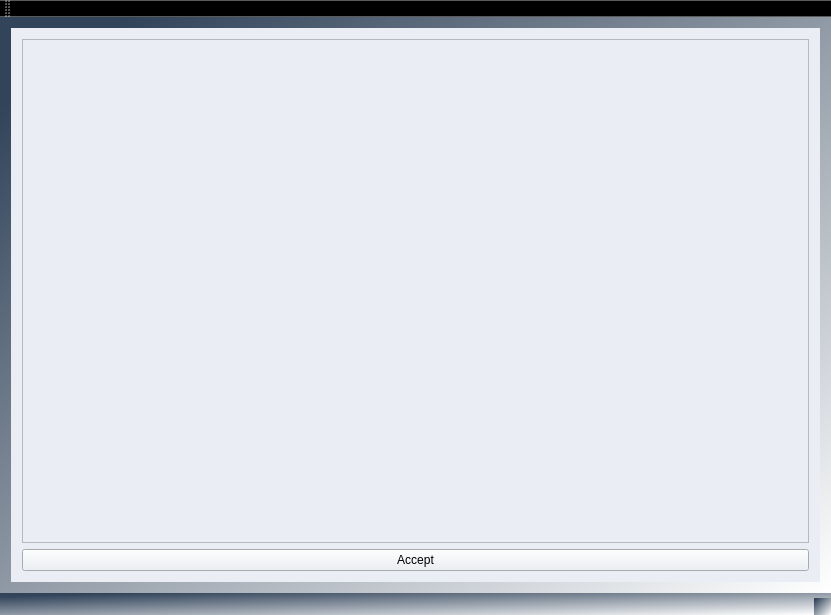
<?xml version="1.0" encoding="UTF-8"?>
<ui version="4.0">
 <class>MainWindowClass</class>
 <widget class="QMainWindow" name="MainWindowClass">
  <property name="geometry">
   <rect>
    <x>0</x>
    <y>0</y>
    <width>831</width>
    <height>615</height>
   </rect>
  </property>
  <property name="windowTitle">
   <string>Cinema Ticket Management System</string>
  </property>
  <property name="styleSheet">
   <string notr="true">background-color: qlineargradient(spread:pad, x1:0.078, y1:0.08, x2:1, y2:1, stop:0 rgba(50, 68, 90, 255), stop:1 rgba(255, 255, 255, 255));</string>
  </property>
  <widget class="QWidget" name="centralWidget">
   <layout class="QHBoxLayout" name="horizontalLayout">
    <item>
     <widget class="QStackedWidget" name="stackedWidget">
      <property name="styleSheet">
       <string notr="true">background-color: rgb(234, 238, 244);</string>
      </property>
      <property name="lineWidth">
       <number>0</number>
      </property>
      <property name="currentIndex">
       <number>3</number>
      </property>
      <widget class="QWidget" name="mainWindow">
       <layout class="QVBoxLayout" name="verticalLayout_5">
        <item>
         <widget class="QFrame" name="Header">
          <property name="minimumSize">
           <size>
            <width>0</width>
            <height>60</height>
           </size>
          </property>
          <property name="maximumSize">
           <size>
            <width>16777215</width>
            <height>50</height>
           </size>
          </property>
          <property name="styleSheet">
           <string notr="true">background-color: rgb(36, 46, 61);</string>
          </property>
          <property name="frameShape">
           <enum>QFrame::Shape::StyledPanel</enum>
          </property>
          <property name="frameShadow">
           <enum>QFrame::Shadow::Raised</enum>
          </property>
          <layout class="QHBoxLayout" name="horizontalLayout_8">
           <item>
            <widget class="QFrame" name="titleLabelFrame">
             <property name="frameShape">
              <enum>QFrame::Shape::StyledPanel</enum>
             </property>
             <property name="frameShadow">
              <enum>QFrame::Shadow::Raised</enum>
             </property>
             <layout class="QVBoxLayout" name="verticalLayout_9">
              <property name="spacing">
               <number>0</number>
              </property>
              <property name="leftMargin">
               <number>0</number>
              </property>
              <property name="topMargin">
               <number>0</number>
              </property>
              <property name="rightMargin">
               <number>0</number>
              </property>
              <property name="bottomMargin">
               <number>0</number>
              </property>
              <item>
               <widget class="QLabel" name="titleLabel">
                <property name="font">
                 <font>
                  <family>Source Sans Pro Black</family>
                  <pointsize>20</pointsize>
                  <italic>false</italic>
                  <fontweight>Black</fontweight>
                 </font>
                </property>
                <property name="styleSheet">
                 <string notr="true">font: 900 20pt &quot;Source Sans Pro Black&quot;;
color: rgb(243, 250, 250);</string>
                </property>
                <property name="text">
                 <string>CINEMA MANAGER</string>
                </property>
                <property name="scaledContents">
                 <bool>false</bool>
                </property>
                <property name="alignment">
                 <set>Qt::AlignmentFlag::AlignCenter</set>
                </property>
               </widget>
              </item>
             </layout>
            </widget>
           </item>
          </layout>
         </widget>
        </item>
        <item>
         <widget class="QFrame" name="baseFrame">
          <property name="styleSheet">
           <string notr="true">background-color: rgb(36, 46, 61);</string>
          </property>
          <property name="frameShape">
           <enum>QFrame::Shape::StyledPanel</enum>
          </property>
          <property name="frameShadow">
           <enum>QFrame::Shadow::Raised</enum>
          </property>
          <property name="lineWidth">
           <number>0</number>
          </property>
          <layout class="QHBoxLayout" name="horizontalLayout_2">
           <property name="spacing">
            <number>0</number>
           </property>
           <property name="leftMargin">
            <number>0</number>
           </property>
           <property name="topMargin">
            <number>0</number>
           </property>
           <property name="rightMargin">
            <number>0</number>
           </property>
           <property name="bottomMargin">
            <number>0</number>
           </property>
           <item>
            <widget class="QWidget" name="slideMenu" native="true">
             <property name="styleSheet">
              <string notr="true">background-color: rgb(36, 46, 61);</string>
             </property>
             <layout class="QVBoxLayout" name="verticalLayout_6">
              <item>
               <widget class="QFrame" name="slideMenuFrame">
                <property name="frameShape">
                 <enum>QFrame::Shape::StyledPanel</enum>
                </property>
                <property name="frameShadow">
                 <enum>QFrame::Shadow::Raised</enum>
                </property>
                <property name="lineWidth">
                 <number>2</number>
                </property>
                <layout class="QVBoxLayout" name="verticalLayout_8" stretch="0,0,0,0,0">
                 <property name="spacing">
                  <number>3</number>
                 </property>
                 <property name="leftMargin">
                  <number>0</number>
                 </property>
                 <property name="topMargin">
                  <number>0</number>
                 </property>
                 <property name="rightMargin">
                  <number>0</number>
                 </property>
                 <property name="bottomMargin">
                  <number>0</number>
                 </property>
                 <item>
                  <widget class="QPushButton" name="manageMovieButton">
                   <property name="minimumSize">
                    <size>
                     <width>150</width>
                     <height>50</height>
                    </size>
                   </property>
                   <property name="styleSheet">
                    <string notr="true">color: rgb(243, 250, 250);
font: 10pt &quot;Franklin Gothic Demi&quot;;
border-radius: 1px;
background-color: rgb(57, 79, 107);</string>
                   </property>
                   <property name="text">
                    <string>MANAGE MOVIE</string>
                   </property>
                  </widget>
                 </item>
                 <item>
                  <widget class="QPushButton" name="manageRoomButton">
                   <property name="minimumSize">
                    <size>
                     <width>150</width>
                     <height>50</height>
                    </size>
                   </property>
                   <property name="styleSheet">
                    <string notr="true">color: rgb(243, 250, 250);
font: 10pt &quot;Franklin Gothic Demi&quot;;
background-color: rgb(57, 79, 107);
border-radius: 1px;</string>
                   </property>
                   <property name="text">
                    <string>MANAGE ROOM</string>
                   </property>
                  </widget>
                 </item>
                 <item>
                  <widget class="QPushButton" name="bookTicketButton">
                   <property name="minimumSize">
                    <size>
                     <width>150</width>
                     <height>50</height>
                    </size>
                   </property>
                   <property name="styleSheet">
                    <string notr="true">color: rgb(243, 250, 250);
font: 10pt &quot;Franklin Gothic Demi&quot;;
background-color: rgb(57, 79, 107);
border-radius: 1px;</string>
                   </property>
                   <property name="text">
                    <string>BOOK TICKETS</string>
                   </property>
                  </widget>
                 </item>
                 <item>
                  <widget class="QPushButton" name="manageBookingsButton">
                   <property name="minimumSize">
                    <size>
                     <width>150</width>
                     <height>50</height>
                    </size>
                   </property>
                   <property name="styleSheet">
                    <string notr="true">color: rgb(243, 250, 250);
font: 10pt &quot;Franklin Gothic Demi&quot;;
background-color: rgb(57, 79, 107);
border-radius: 1px;</string>
                   </property>
                   <property name="text">
                    <string>VIEW BOOKINGS</string>
                   </property>
                  </widget>
                 </item>
                 <item>
                  <widget class="QPushButton" name="movieListButton">
                   <property name="minimumSize">
                    <size>
                     <width>150</width>
                     <height>50</height>
                    </size>
                   </property>
                   <property name="styleSheet">
                    <string notr="true">color: rgb(243, 250, 250);
font: 10pt &quot;Franklin Gothic Demi&quot;;
background-color: rgb(57, 79, 107);
border-radius: 1px;</string>
                   </property>
                   <property name="text">
                    <string>SHOW MOVIE LIST</string>
                   </property>
                  </widget>
                 </item>
                </layout>
               </widget>
              </item>
             </layout>
            </widget>
           </item>
           <item>
            <widget class="QFrame" name="mainBody">
             <property name="sizePolicy">
              <sizepolicy hsizetype="Expanding" vsizetype="Preferred">
               <horstretch>0</horstretch>
               <verstretch>0</verstretch>
              </sizepolicy>
             </property>
             <property name="styleSheet">
              <string notr="true">background-color: rgb(234, 238, 244);</string>
             </property>
             <property name="frameShape">
              <enum>QFrame::Shape::StyledPanel</enum>
             </property>
             <property name="frameShadow">
              <enum>QFrame::Shadow::Raised</enum>
             </property>
             <layout class="QVBoxLayout" name="verticalLayout_11"/>
            </widget>
           </item>
          </layout>
         </widget>
        </item>
       </layout>
      </widget>
      <widget class="QWidget" name="manageMovieWindow">
       <layout class="QVBoxLayout" name="verticalLayout">
        <item>
         <widget class="QFrame" name="headerManageMovie">
          <property name="minimumSize">
           <size>
            <width>0</width>
            <height>60</height>
           </size>
          </property>
          <property name="maximumSize">
           <size>
            <width>16777215</width>
            <height>50</height>
           </size>
          </property>
          <property name="autoFillBackground">
           <bool>false</bool>
          </property>
          <property name="styleSheet">
           <string notr="true">background-color: rgb(36, 46, 61);</string>
          </property>
          <property name="frameShape">
           <enum>QFrame::Shape::StyledPanel</enum>
          </property>
          <property name="frameShadow">
           <enum>QFrame::Shadow::Raised</enum>
          </property>
          <property name="lineWidth">
           <number>0</number>
          </property>
          <layout class="QVBoxLayout" name="verticalLayout_3">
           <property name="spacing">
            <number>0</number>
           </property>
           <property name="leftMargin">
            <number>0</number>
           </property>
           <property name="topMargin">
            <number>0</number>
           </property>
           <property name="rightMargin">
            <number>0</number>
           </property>
           <property name="bottomMargin">
            <number>0</number>
           </property>
           <item>
            <widget class="QLabel" name="titleLabelManageMovie">
             <property name="maximumSize">
              <size>
               <width>16777215</width>
               <height>60</height>
              </size>
             </property>
             <property name="styleSheet">
              <string notr="true">font: 900 20pt &quot;Source Sans Pro Black&quot;;
color: rgb(243, 250, 250);
background-color: rgb(36, 46, 61);</string>
             </property>
             <property name="text">
              <string>MANAGE MOVIE</string>
             </property>
             <property name="alignment">
              <set>Qt::AlignmentFlag::AlignCenter</set>
             </property>
            </widget>
           </item>
          </layout>
         </widget>
        </item>
        <item>
         <widget class="QFrame" name="baseFrameManageMovie">
          <property name="sizePolicy">
           <sizepolicy hsizetype="Expanding" vsizetype="Preferred">
            <horstretch>0</horstretch>
            <verstretch>0</verstretch>
           </sizepolicy>
          </property>
          <property name="styleSheet">
           <string notr="true">background-color: rgb(36, 46, 61);</string>
          </property>
          <property name="frameShape">
           <enum>QFrame::Shape::StyledPanel</enum>
          </property>
          <property name="frameShadow">
           <enum>QFrame::Shadow::Raised</enum>
          </property>
          <layout class="QHBoxLayout" name="horizontalLayout_3">
           <property name="spacing">
            <number>0</number>
           </property>
           <property name="leftMargin">
            <number>0</number>
           </property>
           <property name="topMargin">
            <number>0</number>
           </property>
           <property name="rightMargin">
            <number>0</number>
           </property>
           <property name="bottomMargin">
            <number>0</number>
           </property>
           <item>
            <widget class="QFrame" name="mainBodyManageMovie">
             <property name="sizePolicy">
              <sizepolicy hsizetype="Expanding" vsizetype="Preferred">
               <horstretch>0</horstretch>
               <verstretch>0</verstretch>
              </sizepolicy>
             </property>
             <property name="styleSheet">
              <string notr="true">background-color: rgb(234, 238, 244);</string>
             </property>
             <property name="frameShape">
              <enum>QFrame::Shape::StyledPanel</enum>
             </property>
             <property name="frameShadow">
              <enum>QFrame::Shadow::Raised</enum>
             </property>
             <layout class="QVBoxLayout" name="verticalLayout_2">
              <item>
               <layout class="QVBoxLayout" name="verticalLayout_4">
                <item>
                 <widget class="QTableWidget" name="manageMovieTableWidget"/>
                </item>
               </layout>
              </item>
              <item>
               <layout class="QHBoxLayout" name="horizontalLayout_6"/>
              </item>
             </layout>
            </widget>
           </item>
           <item>
            <layout class="QVBoxLayout" name="verticalLayout_23">
             <item>
              <widget class="QTextEdit" name="textTitleEdit"/>
             </item>
             <item>
              <widget class="QTextEdit" name="textDirectorEdit"/>
             </item>
             <item>
              <widget class="QComboBox" name="chooseMovieTypeBox">
               <item>
                <property name="text">
                 <string>Adventure</string>
                </property>
               </item>
               <item>
                <property name="text">
                 <string>Romance</string>
                </property>
               </item>
               <item>
                <property name="text">
                 <string>Acrion</string>
                </property>
               </item>
              </widget>
             </item>
             <item>
              <widget class="QLineEdit" name="timeDurationLineEdit"/>
             </item>
             <item>
              <widget class="QPushButton" name="saveMovieButton">
               <property name="text">
                <string>Save</string>
               </property>
              </widget>
             </item>
             <item>
              <widget class="QPushButton" name="addMovieToDatabase">
               <property name="text">
                <string>Add New</string>
               </property>
              </widget>
             </item>
             <item>
              <widget class="QPushButton" name="removeMovieButon">
               <property name="text">
                <string>Remove</string>
               </property>
              </widget>
             </item>
             <item>
              <widget class="QPushButton" name="manageMovieGoBackButton">
               <property name="text">
                <string>GoBack</string>
               </property>
              </widget>
             </item>
            </layout>
           </item>
          </layout>
         </widget>
        </item>
       </layout>
      </widget>
      <widget class="QWidget" name="showMovieListWindow">
       <layout class="QVBoxLayout" name="verticalLayout_13">
        <item>
         <widget class="QFrame" name="mainBodyShowMovie">
          <property name="frameShape">
           <enum>QFrame::Shape::StyledPanel</enum>
          </property>
          <property name="frameShadow">
           <enum>QFrame::Shadow::Raised</enum>
          </property>
          <layout class="QVBoxLayout" name="verticalLayout_14">
           <property name="spacing">
            <number>0</number>
           </property>
           <property name="leftMargin">
            <number>0</number>
           </property>
           <property name="topMargin">
            <number>3</number>
           </property>
           <property name="rightMargin">
            <number>0</number>
           </property>
           <property name="bottomMargin">
            <number>0</number>
           </property>
           <item>
            <widget class="QFrame" name="titleShowMovieFrame">
             <property name="minimumSize">
              <size>
               <width>0</width>
               <height>60</height>
              </size>
             </property>
             <property name="maximumSize">
              <size>
               <width>16777215</width>
               <height>60</height>
              </size>
             </property>
             <property name="styleSheet">
              <string notr="true">background-color: rgb(36, 46, 61);</string>
             </property>
             <property name="frameShape">
              <enum>QFrame::Shape::StyledPanel</enum>
             </property>
             <property name="frameShadow">
              <enum>QFrame::Shadow::Raised</enum>
             </property>
             <layout class="QGridLayout" name="gridLayout_2">
              <item row="0" column="0">
               <widget class="QLabel" name="titleShowMovieLabel">
                <property name="styleSheet">
                 <string notr="true">font: 900 20pt &quot;Source Sans Pro Black&quot;;
color: rgb(243, 250, 250);
background-color: rgb(36, 46, 61);</string>
                </property>
                <property name="text">
                 <string>MOVIE LIST</string>
                </property>
                <property name="alignment">
                 <set>Qt::AlignmentFlag::AlignCenter</set>
                </property>
               </widget>
              </item>
             </layout>
            </widget>
           </item>
           <item>
            <widget class="QFrame" name="mainBodyShowMovieFrame">
             <property name="sizePolicy">
              <sizepolicy hsizetype="Expanding" vsizetype="Expanding">
               <horstretch>0</horstretch>
               <verstretch>0</verstretch>
              </sizepolicy>
             </property>
             <property name="layoutDirection">
              <enum>Qt::LayoutDirection::LeftToRight</enum>
             </property>
             <property name="frameShape">
              <enum>QFrame::Shape::StyledPanel</enum>
             </property>
             <property name="frameShadow">
              <enum>QFrame::Shadow::Raised</enum>
             </property>
             <layout class="QGridLayout" name="gridLayout_6">
              <property name="leftMargin">
               <number>0</number>
              </property>
              <property name="topMargin">
               <number>0</number>
              </property>
              <property name="rightMargin">
               <number>0</number>
              </property>
              <item row="0" column="0">
               <widget class="QTableWidget" name="movieTableWidget"/>
              </item>
             </layout>
            </widget>
           </item>
           <item>
            <widget class="QFrame" name="menuShowMovieFrame">
             <property name="maximumSize">
              <size>
               <width>16777215</width>
               <height>50</height>
              </size>
             </property>
             <property name="styleSheet">
              <string notr="true">background-color: rgb(36, 46, 61);</string>
             </property>
             <property name="frameShape">
              <enum>QFrame::Shape::StyledPanel</enum>
             </property>
             <property name="frameShadow">
              <enum>QFrame::Shadow::Raised</enum>
             </property>
             <layout class="QVBoxLayout" name="verticalLayout_15">
              <item alignment="Qt::AlignmentFlag::AlignLeft">
               <widget class="QPushButton" name="goBackShowMovieButton">
                <property name="minimumSize">
                 <size>
                  <width>150</width>
                  <height>30</height>
                 </size>
                </property>
                <property name="maximumSize">
                 <size>
                  <width>150</width>
                  <height>30</height>
                 </size>
                </property>
                <property name="styleSheet">
                 <string notr="true">color: rgb(243, 250, 250);
font: 10pt &quot;Franklin Gothic Demi&quot;;
border-radius: 1px;
background-color: rgb(57, 79, 107);</string>
                </property>
                <property name="text">
                 <string>GO BACK</string>
                </property>
               </widget>
              </item>
             </layout>
            </widget>
           </item>
          </layout>
         </widget>
        </item>
       </layout>
      </widget>
      <widget class="QWidget" name="manageRoomWindow">
       <layout class="QGridLayout" name="manageRoomLayout">
        <item row="0" column="0">
         <layout class="QVBoxLayout" name="verticalLayout_7">
          <item>
           <widget class="QPlainTextEdit" name="plainTextEditManageRoom"/>
          </item>
          <item>
           <widget class="QPushButton" name="acceptManageRoomButton">
            <property name="text">
             <string>Accept</string>
            </property>
           </widget>
          </item>
         </layout>
        </item>
       </layout>
      </widget>
      <widget class="QWidget" name="viewBookingsWindow">
       <layout class="QVBoxLayout" name="verticalLayout_16">
        <item>
         <widget class="QFrame" name="mainBodyViewBookings">
          <property name="frameShape">
           <enum>QFrame::Shape::StyledPanel</enum>
          </property>
          <property name="frameShadow">
           <enum>QFrame::Shadow::Raised</enum>
          </property>
          <layout class="QVBoxLayout" name="verticalLayout_17">
           <property name="spacing">
            <number>3</number>
           </property>
           <property name="leftMargin">
            <number>0</number>
           </property>
           <property name="topMargin">
            <number>3</number>
           </property>
           <property name="rightMargin">
            <number>0</number>
           </property>
           <property name="bottomMargin">
            <number>0</number>
           </property>
           <item>
            <widget class="QFrame" name="headerViewBookings">
             <property name="minimumSize">
              <size>
               <width>0</width>
               <height>0</height>
              </size>
             </property>
             <property name="maximumSize">
              <size>
               <width>16777215</width>
               <height>60</height>
              </size>
             </property>
             <property name="styleSheet">
              <string notr="true">background-color: rgb(36, 46, 61);</string>
             </property>
             <property name="frameShape">
              <enum>QFrame::Shape::StyledPanel</enum>
             </property>
             <property name="frameShadow">
              <enum>QFrame::Shadow::Raised</enum>
             </property>
             <layout class="QGridLayout" name="gridLayout_3">
              <item row="0" column="0">
               <widget class="QLabel" name="titleViewBookingsLabel">
                <property name="styleSheet">
                 <string notr="true">font: 900 20pt &quot;Source Sans Pro Black&quot;;
color: rgb(243, 250, 250);
background-color: rgb(36, 46, 61);</string>
                </property>
                <property name="text">
                 <string>VIEW BOOKINGS</string>
                </property>
                <property name="alignment">
                 <set>Qt::AlignmentFlag::AlignCenter</set>
                </property>
               </widget>
              </item>
             </layout>
            </widget>
           </item>
           <item>
            <widget class="QFrame" name="mainBodyViewBookingsFrame">
             <property name="frameShape">
              <enum>QFrame::Shape::StyledPanel</enum>
             </property>
             <property name="frameShadow">
              <enum>QFrame::Shadow::Raised</enum>
             </property>
            </widget>
           </item>
           <item>
            <widget class="QFrame" name="menuViewBookingsFrame">
             <property name="maximumSize">
              <size>
               <width>16777215</width>
               <height>50</height>
              </size>
             </property>
             <property name="styleSheet">
              <string notr="true">background-color: rgb(36, 46, 61);</string>
             </property>
             <property name="frameShape">
              <enum>QFrame::Shape::StyledPanel</enum>
             </property>
             <property name="frameShadow">
              <enum>QFrame::Shadow::Raised</enum>
             </property>
             <layout class="QVBoxLayout" name="verticalLayout_18">
              <item alignment="Qt::AlignmentFlag::AlignLeft">
               <widget class="QPushButton" name="goBackViewBookingsButton">
                <property name="minimumSize">
                 <size>
                  <width>150</width>
                  <height>30</height>
                 </size>
                </property>
                <property name="maximumSize">
                 <size>
                  <width>150</width>
                  <height>30</height>
                 </size>
                </property>
                <property name="styleSheet">
                 <string notr="true">color: rgb(243, 250, 250);
font: 10pt &quot;Franklin Gothic Demi&quot;;
border-radius: 1px;
background-color: rgb(57, 79, 107);</string>
                </property>
                <property name="text">
                 <string>GO BACK</string>
                </property>
               </widget>
              </item>
             </layout>
            </widget>
           </item>
          </layout>
         </widget>
        </item>
       </layout>
      </widget>
      <widget class="QWidget" name="bookTicketWindow">
       <layout class="QVBoxLayout" name="verticalLayout_10">
        <item>
         <widget class="QFrame" name="mainBodyBookTicket">
          <property name="frameShape">
           <enum>QFrame::Shape::StyledPanel</enum>
          </property>
          <property name="frameShadow">
           <enum>QFrame::Shadow::Raised</enum>
          </property>
          <layout class="QVBoxLayout" name="verticalLayout_12">
           <property name="spacing">
            <number>0</number>
           </property>
           <property name="leftMargin">
            <number>0</number>
           </property>
           <property name="topMargin">
            <number>3</number>
           </property>
           <property name="rightMargin">
            <number>0</number>
           </property>
           <property name="bottomMargin">
            <number>0</number>
           </property>
           <item>
            <widget class="QFrame" name="headerBookTicket">
             <property name="minimumSize">
              <size>
               <width>0</width>
               <height>0</height>
              </size>
             </property>
             <property name="maximumSize">
              <size>
               <width>16777215</width>
               <height>60</height>
              </size>
             </property>
             <property name="styleSheet">
              <string notr="true">background-color: rgb(36, 46, 61);</string>
             </property>
             <property name="frameShape">
              <enum>QFrame::Shape::StyledPanel</enum>
             </property>
             <property name="frameShadow">
              <enum>QFrame::Shadow::Raised</enum>
             </property>
             <layout class="QGridLayout" name="gridLayout">
              <property name="leftMargin">
               <number>0</number>
              </property>
              <property name="topMargin">
               <number>0</number>
              </property>
              <property name="rightMargin">
               <number>0</number>
              </property>
              <property name="bottomMargin">
               <number>0</number>
              </property>
              <property name="spacing">
               <number>0</number>
              </property>
              <item row="0" column="0">
               <widget class="QLabel" name="bookTicketLabel">
                <property name="minimumSize">
                 <size>
                  <width>0</width>
                  <height>60</height>
                 </size>
                </property>
                <property name="styleSheet">
                 <string notr="true">font: 900 20pt &quot;Source Sans Pro Black&quot;;
color: rgb(243, 250, 250);
background-color: rgb(36, 46, 61);</string>
                </property>
                <property name="text">
                 <string>BOOK TICKET</string>
                </property>
                <property name="alignment">
                 <set>Qt::AlignmentFlag::AlignCenter</set>
                </property>
               </widget>
              </item>
             </layout>
            </widget>
           </item>
           <item>
            <widget class="QFrame" name="mainBodyBookTicketFrame">
             <property name="frameShape">
              <enum>QFrame::Shape::StyledPanel</enum>
             </property>
             <property name="frameShadow">
              <enum>QFrame::Shadow::Raised</enum>
             </property>
             <layout class="QGridLayout" name="gridLayout_5">
              <property name="leftMargin">
               <number>0</number>
              </property>
              <property name="topMargin">
               <number>0</number>
              </property>
              <property name="rightMargin">
               <number>0</number>
              </property>
              <property name="bottomMargin">
               <number>0</number>
              </property>
              <property name="spacing">
               <number>0</number>
              </property>
              <item row="0" column="0">
               <widget class="QListView" name="bookTicketListView">
                <property name="styleSheet">
                 <string notr="true">font: 17pt &quot;Franklin Gothic Demi&quot;;
border-color: rgb(36, 46, 61);
gridline-color: rgb(36, 46, 61);
color: rgb(57, 79, 107);</string>
                </property>
               </widget>
              </item>
             </layout>
            </widget>
           </item>
           <item>
            <widget class="QFrame" name="menuBookTicket">
             <property name="minimumSize">
              <size>
               <width>0</width>
               <height>50</height>
              </size>
             </property>
             <property name="maximumSize">
              <size>
               <width>16777215</width>
               <height>50</height>
              </size>
             </property>
             <property name="styleSheet">
              <string notr="true">background-color: rgb(36, 46, 61);</string>
             </property>
             <property name="frameShape">
              <enum>QFrame::Shape::StyledPanel</enum>
             </property>
             <property name="frameShadow">
              <enum>QFrame::Shadow::Raised</enum>
             </property>
             <layout class="QHBoxLayout" name="horizontalLayout_4">
              <item>
               <widget class="QPushButton" name="goBackBookTicketButton">
                <property name="minimumSize">
                 <size>
                  <width>150</width>
                  <height>30</height>
                 </size>
                </property>
                <property name="maximumSize">
                 <size>
                  <width>150</width>
                  <height>16777215</height>
                 </size>
                </property>
                <property name="styleSheet">
                 <string notr="true">color: rgb(243, 250, 250);
font: 10pt &quot;Franklin Gothic Demi&quot;;
border-radius: 1px;
background-color: rgb(57, 79, 107);</string>
                </property>
                <property name="text">
                 <string>GO BACK</string>
                </property>
               </widget>
              </item>
              <item>
               <widget class="QPushButton" name="acceptButton">
                <property name="minimumSize">
                 <size>
                  <width>150</width>
                  <height>30</height>
                 </size>
                </property>
                <property name="maximumSize">
                 <size>
                  <width>150</width>
                  <height>16777215</height>
                 </size>
                </property>
                <property name="styleSheet">
                 <string notr="true">color: rgb(243, 250, 250);
font: 10pt &quot;Franklin Gothic Demi&quot;;
border-radius: 1px;
background-color: rgb(57, 79, 107);</string>
                </property>
                <property name="text">
                 <string>ACCEPT</string>
                </property>
               </widget>
              </item>
             </layout>
            </widget>
           </item>
          </layout>
         </widget>
        </item>
       </layout>
      </widget>
     </widget>
    </item>
   </layout>
  </widget>
  <widget class="QToolBar" name="mainToolBar">
   <attribute name="toolBarArea">
    <enum>TopToolBarArea</enum>
   </attribute>
   <attribute name="toolBarBreak">
    <bool>false</bool>
   </attribute>
  </widget>
  <widget class="QStatusBar" name="statusBar"/>
 </widget>
 <layoutdefault spacing="6" margin="11"/>
 <resources>
  <include location="MainWindow.qrc"/>
 </resources>
 <connections>
  <connection>
   <sender>manageMovieButton</sender>
   <signal>clicked()</signal>
   <receiver>MainWindowClass</receiver>
   <slot>changeToManageMovieWindow()</slot>
   <hints>
    <hint type="sourcelabel">
     <x>178</x>
     <y>191</y>
    </hint>
    <hint type="destinationlabel">
     <x>589</x>
     <y>459</y>
    </hint>
   </hints>
  </connection>
  <connection>
   <sender>bookTicketButton</sender>
   <signal>clicked()</signal>
   <receiver>MainWindowClass</receiver>
   <slot>changeToBookTicketWindow()</slot>
   <hints>
    <hint type="sourcelabel">
     <x>176</x>
     <y>357</y>
    </hint>
    <hint type="destinationlabel">
     <x>292</x>
     <y>459</y>
    </hint>
   </hints>
  </connection>
  <connection>
   <sender>goBackBookTicketButton</sender>
   <signal>clicked()</signal>
   <receiver>MainWindowClass</receiver>
   <slot>changeToMainWindow()</slot>
   <hints>
    <hint type="sourcelabel">
     <x>253</x>
     <y>566</y>
    </hint>
    <hint type="destinationlabel">
     <x>281</x>
     <y>459</y>
    </hint>
   </hints>
  </connection>
  <connection>
   <sender>goBackShowMovieButton</sender>
   <signal>clicked()</signal>
   <receiver>MainWindowClass</receiver>
   <slot>changeToMainWindow()</slot>
   <hints>
    <hint type="sourcelabel">
     <x>178</x>
     <y>554</y>
    </hint>
    <hint type="destinationlabel">
     <x>146</x>
     <y>530</y>
    </hint>
   </hints>
  </connection>
  <connection>
   <sender>movieListButton</sender>
   <signal>clicked()</signal>
   <receiver>MainWindowClass</receiver>
   <slot>changeToShowMovieListWindow()</slot>
   <hints>
    <hint type="sourcelabel">
     <x>171</x>
     <y>523</y>
    </hint>
    <hint type="destinationlabel">
     <x>266</x>
     <y>530</y>
    </hint>
   </hints>
  </connection>
  <connection>
   <sender>goBackViewBookingsButton</sender>
   <signal>clicked()</signal>
   <receiver>MainWindowClass</receiver>
   <slot>changeToMainWindow()</slot>
   <hints>
    <hint type="sourcelabel">
     <x>178</x>
     <y>554</y>
    </hint>
    <hint type="destinationlabel">
     <x>356</x>
     <y>582</y>
    </hint>
   </hints>
  </connection>
  <connection>
   <sender>manageBookingsButton</sender>
   <signal>clicked()</signal>
   <receiver>MainWindowClass</receiver>
   <slot>changeToViewBookingsWindow()</slot>
   <hints>
    <hint type="sourcelabel">
     <x>165</x>
     <y>440</y>
    </hint>
    <hint type="destinationlabel">
     <x>165</x>
     <y>582</y>
    </hint>
   </hints>
  </connection>
  <connection>
   <sender>manageMovieGoBackButton</sender>
   <signal>clicked()</signal>
   <receiver>MainWindowClass</receiver>
   <slot>changeToMainWindow()</slot>
   <hints>
    <hint type="sourcelabel">
     <x>396</x>
     <y>565</y>
    </hint>
    <hint type="destinationlabel">
     <x>411</x>
     <y>617</y>
    </hint>
   </hints>
  </connection>
  <connection>
   <sender>manageRoomButton</sender>
   <signal>clicked()</signal>
   <receiver>MainWindowClass</receiver>
   <slot>changeToManageRoomWindow()</slot>
   <hints>
    <hint type="sourcelabel">
     <x>159</x>
     <y>246</y>
    </hint>
    <hint type="destinationlabel">
     <x>613</x>
     <y>654</y>
    </hint>
   </hints>
  </connection>
 </connections>
 <slots>
  <slot>changeToManageMovieWindow()</slot>
  <slot>changeToMainWindow()</slot>
  <slot>changeToBookTicketWindow()</slot>
  <slot>changeToShowMovieListWindow()</slot>
  <slot>changeToViewBookingsWindow()</slot>
  <slot>changeToAddMovieWindow()</slot>
  <slot>refreshMovieList()</slot>
  <slot>changeToRemoveMovieWindow()</slot>
  <slot>changeToManageRoomWindow()</slot>
 </slots>
</ui>
